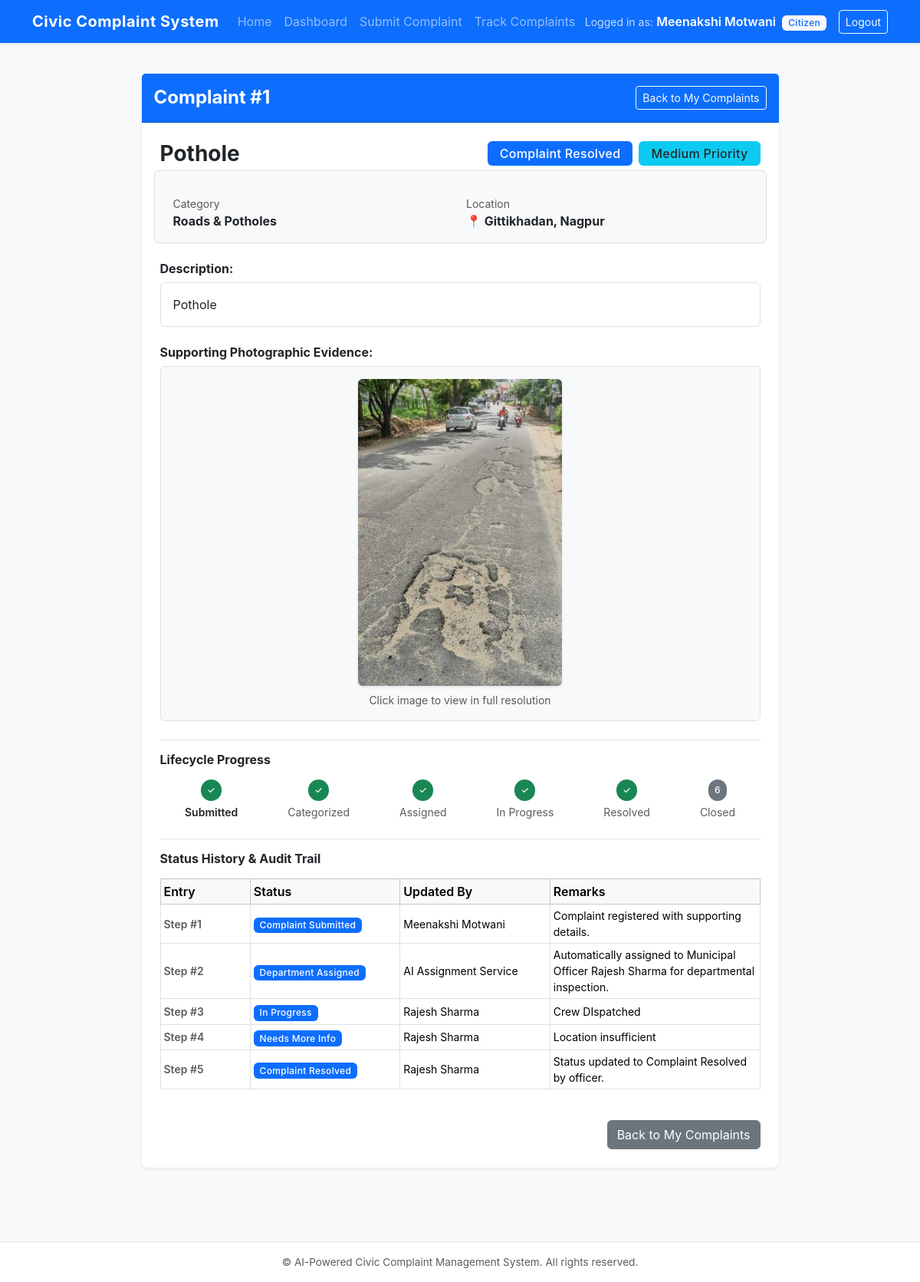
The app's page /citizen/complaint/1 (signed in) with its own data.
### models/complaint.py (models this page shows, shortened)
class StatusHistory(db.Model):
    __tablename__ = 'status_history'
    id = db.Column(db.Integer, primary_key=True)
    complaint_id = db.Column(db.Integer, db.ForeignKey('complaints.id'), nullable=False)
    status = db.Column(db.String(50), nullable=False)
    remarks = db.Column(db.String(255), nullable=True)
    updated_by = db.Column(db.String(100), nullable=False, default='System')
    created_at = db.Column(db.DateTime, default=lambda: datetime.now(timezone.utc), nullable=False)

class Complaint(db.Model):
    __tablename__ = 'complaints'
    STATE_SUBMITTED = 'Complaint Submitted'
    STATE_CATEGORIZED = 'Complaint Categorized'
    STATE_ASSIGNED = 'Department Assigned'
    STATE_UNDER_REVIEW = 'Complaint Under Review'
    STATE_IN_PROGRESS = 'In Progress'
    STATE_RESOLVED = 'Complaint Resolved'
    STATE_CLOSED = 'Complaint Closed'
    CATEGORIES = [
        'Roads & Potholes',
        'Water Supply & Drainage',
        'Electricity & Streetlights',
        'Garbage & Sanitation',
        'Public Infrastructure',
        'Other'
    ]
    PRIORITIES = ['Low', 'Medium', 'High', 'Highest']
    id = db.Column(db.Integer, primary_key=True)
    title = db.Column(db.String(150), nullable=False)
    description = db.Column(db.Text, nullable=False)
    location = db.Column(db.String(200), nullable=False, default='Not specified')
    category = db.Column(db.String(50), nullable=False, default='Other')
    priority = db.Column(db.String(20), nullable=False, default='Medium')
    image_path = db.Column(db.String(255), nullable=True)
    status = db.Column(db.String(50), nullable=False, default=STATE_SUBMITTED)
    user_id = db.Column(db.Integer, db.ForeignKey('users.id'), nullable=False)
    assigned_officer_id = db.Column(db.Integer, db.ForeignKey('users.id'), nullable=True)
    assigned_officer = db.relationship('User', foreign_keys=[assigned_officer_id])
    created_at = db.Column(db.DateTime, default=lambda: datetime.now(timezone.utc), nullable=False)
    updated_at = db.Column(
        db.DateTime,
        default=lambda: datetime.now(timezone.utc),
        onupdate=lambda: datetime.now(timezone.utc),
        nullable=False
    )
    status_history = db.relationship(
        'StatusHistory',
        backref='complaint',
        lazy=True,
        cascade='all, delete-orphan',
        order_by='StatusHistory.created_at.asc()'
    )

### routes/citizen.py (the view)
@citizen_bp.route('/complaint/<int:complaint_id>')
@role_required(User.ROLE_CITIZEN)
def view_complaint(complaint_id: int):
    complaint = db.session.get(Complaint, complaint_id)
    if not complaint:
        flash('Complaint not found.', 'danger')
        return redirect(url_for('citizen.track_complaints'))
    if complaint.user_id != session.get('user_id'):
        abort(403)
    history = StatusHistory.query.filter_by(complaint_id=complaint.id).order_by(StatusHistory.created_at.asc()).all()
    return render_template(
        'citizen/complaint_detail.html',
        complaint=complaint,
        history=history
    )

### routes/__init__.py (called while the page is built)
def role_required(*allowed_roles):
    def decorator(f):
        @wraps(f)
        def decorated_function(*args, **kwargs):
            if 'user_id' not in session:
                flash('Please log in to access this page.', 'warning')
                return redirect(url_for('auth.login'))
            user_role = session.get('user_role')
            if user_role not in allowed_roles:
                abort(403)
            return f(*args, **kwargs)
        return decorated_function
    return decorator

### templates/citizen/complaint_detail.html (shortened to what this page needs)
{% extends "base.html" %}
{% block content %}
<div class="container py-4">
    <div class="row justify-content-center">
        <div class="col-lg-9">
            <div class="card shadow-sm border-0 rounded-3 mb-4">
                <div class="card-header bg-primary text-white py-3">
                    <div class="d-flex justify-content-between align-items-center flex-wrap gap-2">
                        <h4 class="mb-0 fw-bold">Complaint #{{ complaint.id }}</h4>
                        <a href="{{ url_for('citizen.track_complaints') }}" class="btn btn-outline-light btn-sm">Back to My Complaints</a>
                    </div>
                </div>
                <div class="card-body p-4">
                    <div class="d-flex justify-content-between align-items-start flex-wrap gap-2 mb-3">
                        <div>
                            <h3 class="fw-bold text-dark mb-1">{{ complaint.title }}</h3>
                        </div>
                        <div class="d-flex gap-2">
                            <span class="badge bg-primary px-3 py-2 fs-6">{{ complaint.status }}</span>
                            {% if complaint.priority == 'Highest' %}
                                <span class="badge bg-danger px-3 py-2 fs-6">Highest Priority</span>
                            {% elif complaint.priority == 'High' %}
                                <span class="badge bg-warning text-dark px-3 py-2 fs-6">High Priority</span>
                            {% elif complaint.priority == 'Medium' %}
                                <span class="badge bg-info text-dark px-3 py-2 fs-6">Medium Priority</span>
                            {% else %}
                                <span class="badge bg-secondary px-3 py-2 fs-6">Low Priority</span>
                            {% endif %}
                        </div>
                    </div>
                    <div class="row g-3 bg-light p-3 rounded border mb-4">
                        <div class="col-md-6">
                            <span class="text-muted small d-block">Category</span>
                            <strong class="text-dark">{{ complaint.category }}</strong>
                        </div>
                        <div class="col-md-6">
                            <span class="text-muted small d-block">Location</span>
                            <strong class="text-dark">&#128205; {{ complaint.location }}</strong>
                        </div>
                    </div>
                    <div class="mb-4">
                        <h6 class="fw-bold text-dark">Description:</h6>
                        <div class="p-3 bg-white rounded border" style="white-space: pre-wrap;">{{ complaint.description }}</div>
                    </div>
                    {% if complaint.image_path %}
                        <div class="mb-4">
                            <h6 class="fw-bold text-dark">Supporting Photographic Evidence:</h6>
                            <div class="border rounded p-3 text-center bg-light">
                                <a href="{{ url_for('static', filename=complaint.image_path) }}" target="_blank">
                                    <img src="{{ url_for('static', filename=complaint.image_path) }}" alt="Supporting Evidence" class="img-fluid rounded shadow-sm" style="max-height: 400px;">
                                </a>
                                <div class="mt-2 text-muted small">Click image to view in full resolution</div>
                            </div>
                        </div>
                    {% endif %}
                    <div class="mb-4 pt-3 border-top">
                        <h6 class="fw-bold text-dark mb-3">Lifecycle Progress</h6>
                        <div class="d-flex justify-content-between text-center position-relative mb-2">
                            <div class="step flex-fill">
                                <div class="badge rounded-pill bg-success p-2 mb-1">&#10003;</div>
                                <div class="small fw-semibold text-dark">Submitted</div>
                            </div>
                            <div class="step flex-fill">
                                <div class="badge rounded-pill {% if complaint.status in ['Complaint Categorized', 'Department Assigned', 'Complaint Under Review', 'In Progress', 'Complaint Resolved', 'Complaint Closed'] %}bg-success{% else %}bg-secondary{% endif %} p-2 mb-1">
                                    {% if complaint.status in ['Complaint Categorized', 'Department Assigned', 'Complaint Under Review', 'In Progress', 'Complaint Resolved', 'Complaint Closed'] %}&#10003;{% else %}2{% endif %}
                                </div>
                                <div class="small text-muted">Categorized</div>
                            </div>
                            <div class="step flex-fill">
                                <div class="badge rounded-pill {% if complaint.status in ['Department Assigned', 'Complaint Under Review', 'In Progress', 'Complaint Resolved', 'Complaint Closed'] %}bg-success{% else %}bg-secondary{% endif %} p-2 mb-1">
                                    {% if complaint.status in ['Department Assigned', 'Complaint Under Review', 'In Progress', 'Complaint Resolved', 'Complaint Closed'] %}&#10003;{% else %}3{% endif %}
                                </div>
                                <div class="small text-muted">Assigned</div>
                            </div>
                            <div class="step flex-fill">
                                <div class="badge rounded-pill {% if complaint.status in ['Complaint Under Review', 'In Progress', 'Complaint Resolved', 'Complaint Closed'] %}bg-success{% else %}bg-secondary{% endif %} p-2 mb-1">
                                    {% if complaint.status in ['Complaint Under Review', 'In Progress', 'Complaint Resolved', 'Complaint Closed'] %}&#10003;{% else %}4{% endif %}
                                </div>
                                <div class="small text-muted">In Progress</div>
                            </div>
                            <div class="step flex-fill">
                                <div class="badge rounded-pill {% if complaint.status in ['Complaint Resolved', 'Complaint Closed'] %}bg-success{% else %}bg-secondary{% endif %} p-2 mb-1">
                                    {% if complaint.status in ['Complaint Resolved', 'Complaint Closed'] %}&#10003;{% else %}5{% endif %}
                                </div>
                                <div class="small text-muted">Resolved</div>
                            </div>
                            <div class="step flex-fill">
                                <div class="badge rounded-pill {% if complaint.status == 'Complaint Closed' %}bg-success{% else %}bg-secondary{% endif %} p-2 mb-1">
                                    {% if complaint.status == 'Complaint Closed' %}&#10003;{% else %}6{% endif %}
                                </div>
                                <div class="small text-muted">Closed</div>
                            </div>
                        </div>
                    </div>
                    <div class="pt-3 border-top">
                        <h6 class="fw-bold text-dark mb-3">Status History & Audit Trail</h6>
                        {% if history %}
                            <div class="table-responsive">
                                <table class="table table-sm table-bordered align-middle">
                                    <thead class="table-light">
                                        <tr>
                                            <th style="width: 15%;">Entry</th>
                                            <th style="width: 25%;">Status</th>
                                            <th style="width: 25%;">Updated By</th>
                                            <th style="width: 35%;">Remarks</th>
                                        </tr>
                                    </thead>
                                    <tbody>
                                        {% for h in history %}
                                            <tr>
                                                <td class="text-muted small fw-semibold">Step #{{ loop.index }}</td>
                                                <td><span class="badge bg-primary">{{ h.status }}</span></td>
                                                <td class="small">{{ h.updated_by }}</td>
                                                <td class="small">{{ h.remarks or 'N/A' }}</td>
                                            </tr>
                                        {% endfor %}
                                    </tbody>
                                </table>
                            </div>
                        {% else %}
                            <p class="text-muted small">No history records logged yet.</p>
                        {% endif %}
                    </div>
                    <div class="d-flex justify-content-end mt-4">
                        <a href="{{ url_for('citizen.track_complaints') }}" class="btn btn-secondary">Back to My Complaints</a>
                    </div>
                </div>
            </div>
        </div>
    </div>
</div>
{% endblock %}

### templates/base.html (shortened to what this page needs)
<!DOCTYPE html>
<html lang="en">
<head>
    <link href="https://cdn.jsdelivr.net/npm/bootstrap@5.3.3/dist/css/bootstrap.min.css" rel="stylesheet">
    <link rel="stylesheet" href="{{ url_for('static', filename='css/style.css') }}">
</head>
<body class="d-flex flex-column min-vh-100 bg-light">
    <nav class="navbar navbar-expand-lg navbar-dark bg-primary shadow-sm">
        <div class="container">
            <a class="navbar-brand fw-bold" href="{{ url_for('auth.index') }}">
                Civic Complaint System
            </a>
            <div class="collapse navbar-collapse" id="navbarContent">
                <ul class="navbar-nav me-auto mb-2 mb-lg-0">
                    <li class="nav-item">
                        <a class="nav-link" href="{{ url_for('auth.index') }}">Home</a>
                    </li>
                    {% if session.get('user_id') %}
                        {% if session.get('user_role') == 'Citizen' %}
                            <li class="nav-item">
                                <a class="nav-link" href="{{ url_for('citizen.dashboard') }}">Dashboard</a>
                            </li>
                            <li class="nav-item">
                                <a class="nav-link" href="{{ url_for('citizen.submit_complaint') }}">Submit Complaint</a>
                            </li>
                            <li class="nav-item">
                                <a class="nav-link" href="{{ url_for('citizen.track_complaints') }}">Track Complaints</a>
                            </li>
                        {% elif session.get('user_role') == 'Municipal Officer' %}
                            <li class="nav-item">
                                <a class="nav-link" href="{{ url_for('officer.dashboard') }}">Officer Dashboard</a>
                            </li>
                        {% elif session.get('user_role') == 'Administrator' %}
                            <li class="nav-item">
                                <a class="nav-link" href="{{ url_for('admin.dashboard') }}">Admin Dashboard</a>
                            </li>
                        {% endif %}
                    {% endif %}
                </ul>
                <ul class="navbar-nav ms-auto mb-2 mb-lg-0 align-items-lg-center">
                    {% if session.get('user_id') %}
                        <li class="nav-item me-3 text-white">
                            <span class="small opacity-75">Logged in as:</span>
                            <span class="fw-semibold">{{ session.get('user_name') }}</span>
                            <span class="badge bg-light text-primary ms-1">{{ session.get('user_role') }}</span>
                        </li>
                        <li class="nav-item">
                            <a class="btn btn-outline-light btn-sm" href="{{ url_for('auth.logout') }}">Logout</a>
                        </li>
                    {% endif %}
                </ul>
            </div>
        </div>
    </nav>
    <main class="flex-grow-1 mb-5">
        {% block content %}{% endblock %}
    </main>
    <footer class="footer mt-auto py-3 bg-white border-top text-center text-muted small">
        <div class="container">
            <span>&copy; AI-Powered Civic Complaint Management System. All rights reserved.</span>
        </div>
    </footer>
</body>
</html>

### static/css/style.css (style rules this page uses)
body { font-family: -apple-system, BlinkMacSystemFont, "Segoe UI", Roboto, "Helvetica Neue", Arial, sans-serif; color: #333333; background-color: #f8f9fa; }
.navbar-brand { letter-spacing: 0.5px; }
.card { border-radius: 8px; }
.table th { font-weight: 600; }
.badge { font-weight: 500; letter-spacing: 0.3px; }
.footer { font-size: 0.85rem; }

### records on screen
StatusHistory: get "Meenakshi Motwani", status "Complaint Submitted", updated_by "Meenakshi Motwani", remarks "Complaint registered with supporting details."
Complaint: id "1", title "Pothole", status "Complaint Resolved", category "Roads & Potholes", location "Gittikhadan, Nagpur", description "Pothole", image_path (picture)
StatusHistory: status "Department Assigned", updated_by "AI Assignment Service", remarks "Automatically assigned to Municipal Officer Rajesh Sharma for departmental inspection."
StatusHistory: status "In Progress", updated_by "Rajesh Sharma", remarks "Crew DIspatched"
StatusHistory: status "Needs More Info", updated_by "Rajesh Sharma", remarks "Location insufficient"
StatusHistory: status "Complaint Resolved", updated_by "Rajesh Sharma", remarks "Status updated to Complaint Resolved by officer."

### other values on screen
{{ session.get('user_role') }} "Citizen"
